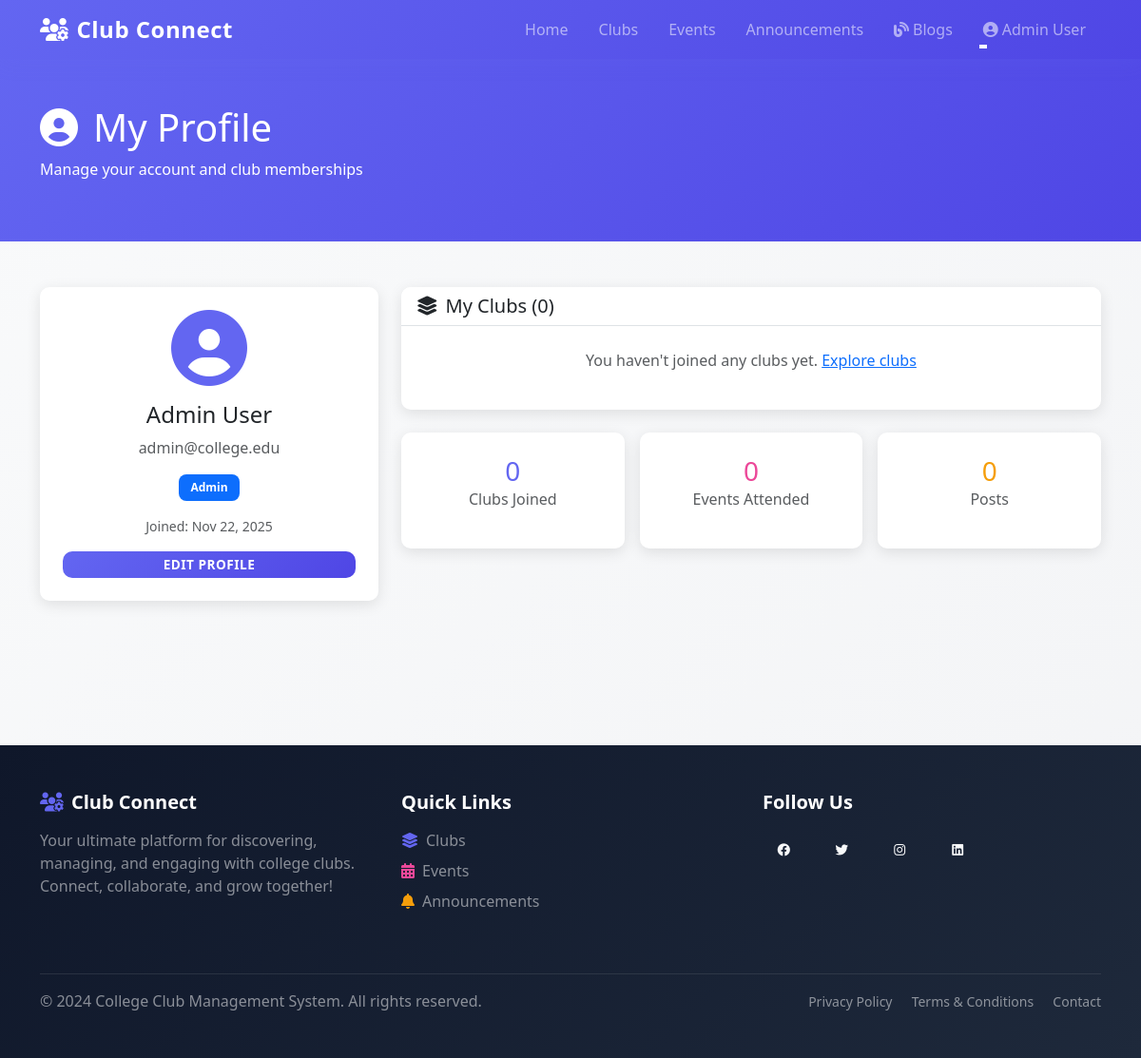
The app's page /profile.php (signed in) with its own data.
### tables this page shows
CREATE TABLE IF NOT EXISTS users (
    user_id INT AUTO_INCREMENT PRIMARY KEY,
    name VARCHAR(100) NOT NULL,
    email VARCHAR(100) UNIQUE NOT NULL,
    password VARCHAR(255) NOT NULL,
    role ENUM('admin', 'student') DEFAULT 'student',
    avatar VARCHAR(100),
    bio TEXT,
    created_at TIMESTAMP DEFAULT CURRENT_TIMESTAMP,
    updated_at TIMESTAMP DEFAULT CURRENT_TIMESTAMP ON UPDATE CURRENT_TIMESTAMP
);

### profile.php (the view, shortened to what this page needs)
<?php
include 'includes/header.php';
require_once 'config/db.php';
try {
    $stmt = $pdo->prepare('SELECT * FROM users WHERE user_id = ?');
    $stmt->execute([$_SESSION['user_id']]);
    $user = $stmt->fetch();
} catch (PDOException $e) {
    $user = [];
}
try {
    $stmt = $pdo->prepare('
        SELECT c.*, m.status, m.joined_at
        FROM memberships m
        JOIN clubs c ON m.club_id = c.club_id
        WHERE m.user_id = ?
    ');
    $stmt->execute([$_SESSION['user_id']]);
    $user_clubs = $stmt->fetchAll();
} catch (PDOException $e) {
    $user_clubs = [];
}
?>
<section class="py-5" style="background: linear-gradient(135deg, #6366f1 0%, #4f46e5 100%); color: white;">
    <div class="container">
        <h1><i class="fas fa-user-circle me-3"></i>My Profile</h1>
        <p>Manage your account and club memberships</p>
    </div>
</section>
<div class="container py-5">
    <div class="row">
        <div class="col-md-4 mb-4">
            <div class="card" style="border: none; border-radius: 10px; box-shadow: 0 4px 15px rgba(0,0,0,0.1);">
                <div class="card-body text-center">
                    <div class="mb-3">
                        <i class="fas fa-user-circle" style="font-size: 80px; color: #6366f1;"></i>
                    </div>
                    <h4 class="card-title"><?php echo htmlspecialchars($user['name']); ?></h4>
                    <p class="text-muted"><?php echo htmlspecialchars($user['email']); ?></p>
                    <div class="mb-3">
                        <span class="badge bg-primary"><?php echo ucfirst($user['role']); ?></span>
                    </div>
                    <p class="text-muted small">Joined: <?php echo date('M d, Y', strtotime($user['created_at'])); ?></p>
                    <a href="#" class="btn btn-primary btn-sm w-100">Edit Profile</a>
                </div>
            </div>
        </div>
        <div class="col-md-8">
            <div class="card mb-4" style="border: none; border-radius: 10px; box-shadow: 0 4px 15px rgba(0,0,0,0.1);">
                <div class="card-header bg-white border-bottom">
                    <h5 class="mb-0"><i class="fas fa-layer-group me-2"></i>My Clubs (<?php echo count($user_clubs); ?>)</h5>
                </div>
                <div class="card-body">
                    <?php if (empty($user_clubs)): ?>
                        <p class="text-muted text-center">You haven't joined any clubs yet. <a href="clubs.php">Explore clubs</a></p>
                    <?php endif; ?>
                </div>
            </div>
            <div class="row g-3">
                <div class="col-md-4">
                    <div class="card text-center" style="border: none; border-radius: 10px; box-shadow: 0 4px 15px rgba(0,0,0,0.1);">
                        <div class="card-body">
                            <h3 class="mb-0" style="color: #6366f1;"><?php echo count($user_clubs); ?></h3>
                            <p class="text-muted">Clubs Joined</p>
                        </div>
                    </div>
                </div>
                <div class="col-md-4">
                    <div class="card text-center" style="border: none; border-radius: 10px; box-shadow: 0 4px 15px rgba(0,0,0,0.1);">
                        <div class="card-body">
                            <h3 class="mb-0" style="color: #ec4899;">0</h3>
                            <p class="text-muted">Events Attended</p>
                        </div>
                    </div>
                </div>
                <div class="col-md-4">
                    <div class="card text-center" style="border: none; border-radius: 10px; box-shadow: 0 4px 15px rgba(0,0,0,0.1);">
                        <div class="card-body">
                            <h3 class="mb-0" style="color: #f59e0b;">0</h3>
                            <p class="text-muted">Posts</p>
                        </div>
                    </div>
                </div>
            </div>
        </div>
    </div>
</div>
<?php include 'includes/footer.php'; ?>

### public/css/style.css (style rules this page uses)
:root { --primary-color: #6366f1; --secondary-color: #ec4899; --danger-color: #dc2626; --success-color: #10b981; --warning-color: #f59e0b; --dark-bg: #0f172a; }
* { margin: 0; padding: 0; box-sizing: border-box; }
html { scroll-behavior: smooth; }
body { font-family: 'Segoe UI', Tahoma, Geneva, Verdana, sans-serif; background: linear-gradient(135deg, #f9fafb 0%, #f3f4f6 100%); color: #1f2937; min-height: 100vh; }
.card { transition: all 0.4s cubic-bezier(0.23, 1, 0.320, 1); border: none; border-radius: 15px; overflow: hidden; background: white; animation: fadeIn 0.6s ease-out forwards; }
.card:nth-child(1) { animation-delay: 0.1s; }
.card-body { padding: 1.5rem; }
.btn { transition: all 0.3s ease; border-radius: 10px; font-weight: 600; letter-spacing: 0.5px; text-transform: uppercase; font-size: 0.85rem; border: none; position: relative; overflow: hidden; }
.btn::before { content: ''; position: absolute; top: 50%; left: 50%; width: 0; height: 0; border-radius: 50%; background: rgba(255, 255, 255, 0.3); transform: translate(-50%, -50%); transition: width 0.6s, height 0.6s; }
.btn-primary { background: linear-gradient(135deg, #6366f1 0%, #4f46e5 100%); color: white; }
section { animation: slideInUp 0.6s ease-out; }
.badge { border-radius: 8px; padding: 0.5rem 0.8rem; font-weight: 600; transition: all 0.3s ease; }

### records on screen
users: name "Admin User", email "admin@college.edu", role "Admin", created_at "Nov 22, 2025"

### other values on screen
$user_name "Admin User"
count($user_clubs) "0"
